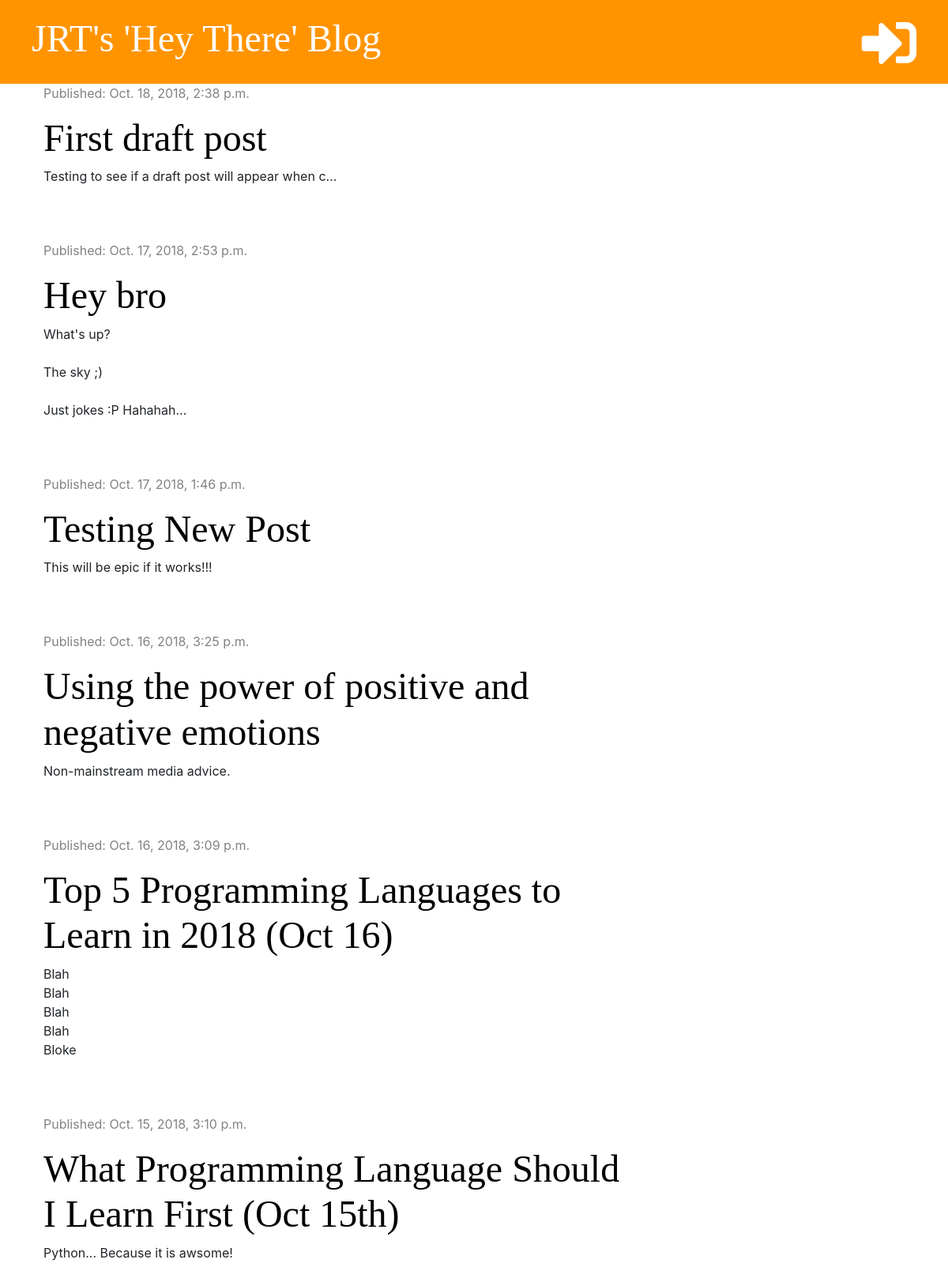
The app's page /, older data.
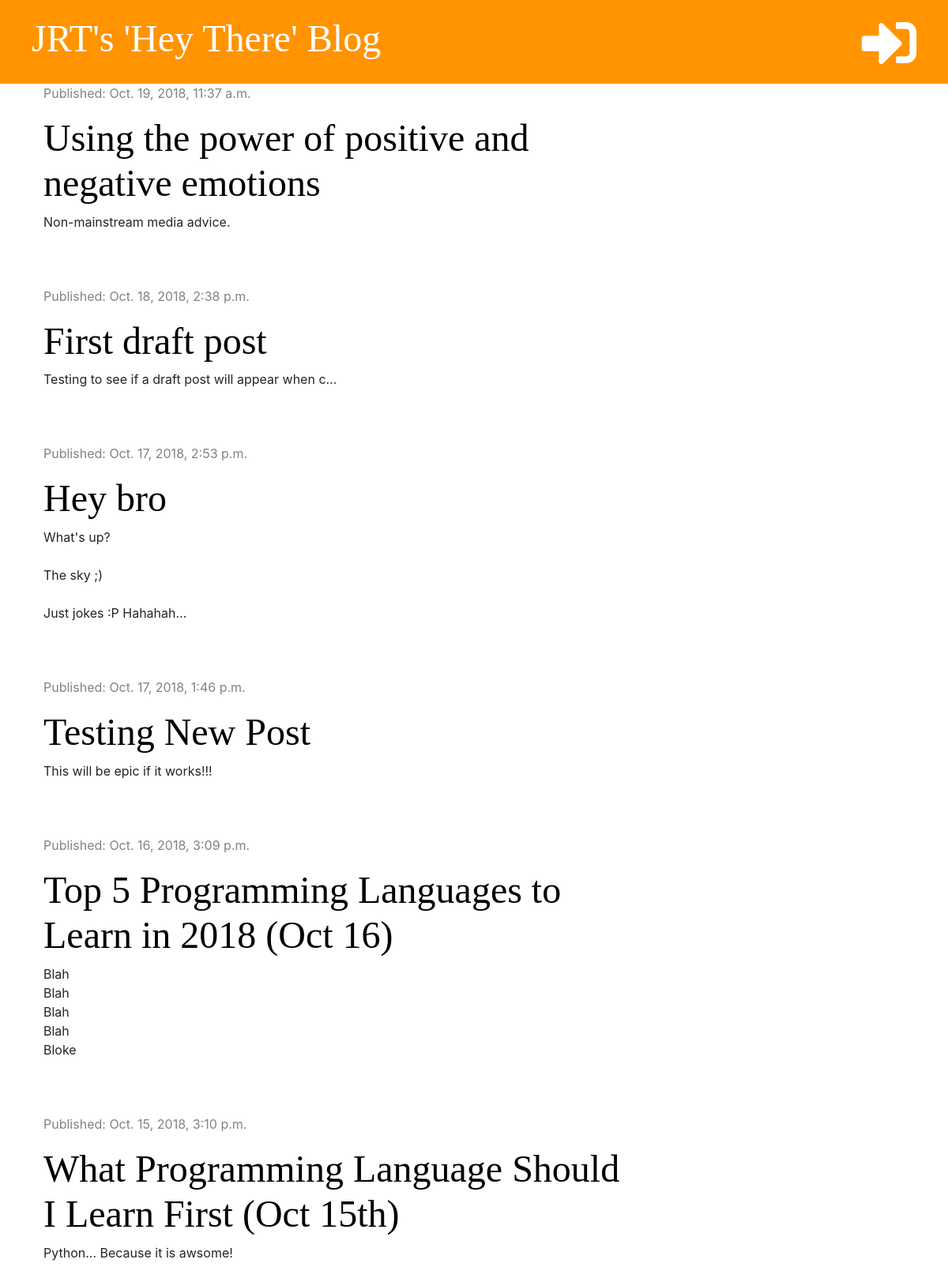
The same page, newer data.
### blog/models.py (models this page shows, shortened)
class Post(models.Model):
    author = models.ForeignKey('auth.User', on_delete=models.CASCADE)
    title = models.CharField(max_length=200)
    text = models.TextField()
    created_date = models.DateTimeField(default=timezone.now)
    published_date = models.DateTimeField(blank=True, null=True)

### blog/views.py (the view)
# urls.py: path('', views.post_list, name='post_list'),
def post_list(request):
    posts = Post.objects.filter(published_date__lte=timezone.now()).order_by('-published_date')
    stuff_for_front_end = {'posts': posts}
    return render(request, 'blog/post_list.html', stuff_for_front_end)

### blog/templates/blog/post_list.html (shortened to what this page needs)
{% extends 'blog/base.html' %}
{% block content %}
    {% for post in posts %}
        <div class="post">
            <div class="date">
                <p>Published: {{ post.published_date }}</p>
            </div>
            <h1><a href="{% url 'post_detail' pk=post.pk %}">{{ post.title }}</a></h1>
            <p>{{ post.text|truncatechars:50|linebreaksbr }}</p>
        </div>
    {% endfor %}
{% endblock %}

Row changes from the older to the newer data that the page shows:
changed Post "Using the power of positive and negative emotions": published_date "Oct. 16, 2018, 3:25 p.m." → "Oct. 19, 2018, 11:37 a.m."; moves up the list
